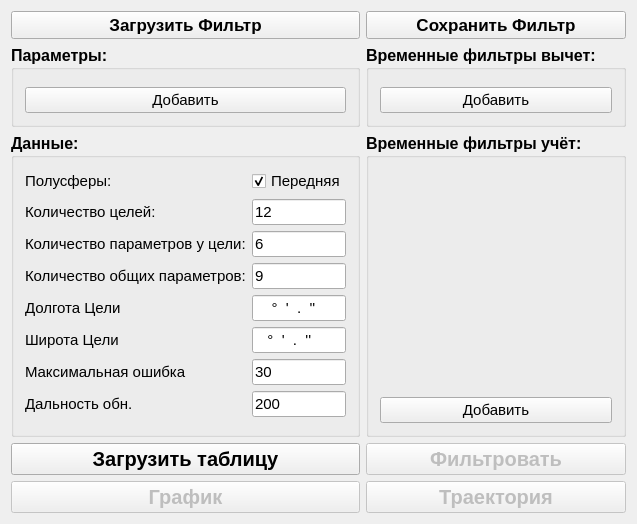
<?xml version="1.0" encoding="UTF-8"?>
<ui version="4.0">
 <class>MainWindow</class>
 <widget class="QMainWindow" name="MainWindow">
  <property name="geometry">
   <rect>
    <x>0</x>
    <y>0</y>
    <width>621</width>
    <height>493</height>
   </rect>
  </property>
  <property name="windowTitle">
   <string>L150</string>
  </property>
  <widget class="QWidget" name="centralWidget">
   <layout class="QGridLayout" name="gridLayout_5">
    <item row="2" column="0" colspan="3">
     <widget class="QGroupBox" name="groupBox_2">
      <property name="font">
       <font>
        <pointsize>12</pointsize>
        <weight>75</weight>
        <bold>true</bold>
       </font>
      </property>
      <property name="title">
       <string>Данные:</string>
      </property>
      <layout class="QGridLayout" name="gridLayout_2">
       <item row="2" column="1">
        <widget class="QLineEdit" name="lineEdit_9">
         <property name="font">
          <font>
           <pointsize>11</pointsize>
           <weight>50</weight>
           <bold>false</bold>
          </font>
         </property>
         <property name="text">
          <string>6</string>
         </property>
        </widget>
       </item>
       <item row="6" column="0">
        <widget class="QLabel" name="label_6">
         <property name="font">
          <font>
           <pointsize>11</pointsize>
           <weight>50</weight>
           <bold>false</bold>
          </font>
         </property>
         <property name="text">
          <string>Максимальная ошибка</string>
         </property>
        </widget>
       </item>
       <item row="4" column="0">
        <widget class="QLabel" name="label_3">
         <property name="font">
          <font>
           <pointsize>11</pointsize>
           <weight>50</weight>
           <bold>false</bold>
          </font>
         </property>
         <property name="text">
          <string>Долгота Цели</string>
         </property>
        </widget>
       </item>
       <item row="0" column="1">
        <widget class="QCheckBox" name="checkBox">
         <property name="font">
          <font>
           <pointsize>11</pointsize>
           <weight>50</weight>
           <bold>false</bold>
          </font>
         </property>
         <property name="text">
          <string>Передняя</string>
         </property>
         <property name="checked">
          <bool>true</bool>
         </property>
        </widget>
       </item>
       <item row="0" column="0">
        <widget class="QLabel" name="label_2">
         <property name="font">
          <font>
           <pointsize>11</pointsize>
           <weight>50</weight>
           <bold>false</bold>
          </font>
         </property>
         <property name="text">
          <string>Полусферы:</string>
         </property>
        </widget>
       </item>
       <item row="1" column="0">
        <widget class="QLabel" name="label_10">
         <property name="font">
          <font>
           <pointsize>11</pointsize>
           <weight>50</weight>
           <bold>false</bold>
          </font>
         </property>
         <property name="text">
          <string>Количество целей:</string>
         </property>
        </widget>
       </item>
       <item row="3" column="0">
        <widget class="QLabel" name="label_11">
         <property name="font">
          <font>
           <pointsize>11</pointsize>
           <weight>50</weight>
           <bold>false</bold>
          </font>
         </property>
         <property name="text">
          <string>Количество общих параметров:</string>
         </property>
        </widget>
       </item>
       <item row="2" column="0">
        <widget class="QLabel" name="label_12">
         <property name="font">
          <font>
           <pointsize>11</pointsize>
           <weight>50</weight>
           <bold>false</bold>
          </font>
         </property>
         <property name="text">
          <string>Количество параметров у цели:</string>
         </property>
        </widget>
       </item>
       <item row="1" column="1">
        <widget class="QLineEdit" name="lineEdit_7">
         <property name="font">
          <font>
           <pointsize>11</pointsize>
           <weight>50</weight>
           <bold>false</bold>
          </font>
         </property>
         <property name="text">
          <string>12</string>
         </property>
        </widget>
       </item>
       <item row="3" column="1">
        <widget class="QLineEdit" name="lineEdit_8">
         <property name="font">
          <font>
           <pointsize>11</pointsize>
           <weight>50</weight>
           <bold>false</bold>
          </font>
         </property>
         <property name="text">
          <string>9</string>
         </property>
        </widget>
       </item>
       <item row="5" column="1">
        <widget class="QLineEdit" name="lineEdit_4">
         <property name="font">
          <font>
           <pointsize>11</pointsize>
           <weight>50</weight>
           <bold>false</bold>
          </font>
         </property>
         <property name="inputMask">
          <string>&gt;A99°99'99.99''</string>
         </property>
        </widget>
       </item>
       <item row="4" column="1">
        <widget class="QLineEdit" name="lineEdit_3">
         <property name="font">
          <font>
           <pointsize>11</pointsize>
           <weight>50</weight>
           <bold>false</bold>
          </font>
         </property>
         <property name="inputMask">
          <string>&gt;AB99°99'99.99''</string>
         </property>
         <property name="text">
          <string>°'.''</string>
         </property>
        </widget>
       </item>
       <item row="5" column="0">
        <widget class="QLabel" name="label_4">
         <property name="font">
          <font>
           <pointsize>11</pointsize>
           <weight>50</weight>
           <bold>false</bold>
          </font>
         </property>
         <property name="text">
          <string>Широта Цели</string>
         </property>
        </widget>
       </item>
       <item row="6" column="1">
        <widget class="QLineEdit" name="lineEdit_5">
         <property name="font">
          <font>
           <pointsize>11</pointsize>
           <weight>50</weight>
           <bold>false</bold>
          </font>
         </property>
         <property name="text">
          <string>30</string>
         </property>
        </widget>
       </item>
       <item row="7" column="0">
        <widget class="QLabel" name="label_8">
         <property name="font">
          <font>
           <pointsize>11</pointsize>
           <weight>50</weight>
           <bold>false</bold>
          </font>
         </property>
         <property name="text">
          <string>Дальность обн.</string>
         </property>
        </widget>
       </item>
       <item row="7" column="1">
        <widget class="QLineEdit" name="lineEdit_6">
         <property name="font">
          <font>
           <pointsize>11</pointsize>
           <weight>50</weight>
           <bold>false</bold>
          </font>
         </property>
         <property name="text">
          <string>200</string>
         </property>
        </widget>
       </item>
       <item row="8" column="0" colspan="2">
        <widget class="QWidget" name="widget_2" native="true">
         <property name="maximumSize">
          <size>
           <width>16777215</width>
           <height>0</height>
          </size>
         </property>
        </widget>
       </item>
      </layout>
     </widget>
    </item>
    <item row="1" column="0" colspan="3">
     <widget class="QGroupBox" name="groupBox">
      <property name="font">
       <font>
        <pointsize>12</pointsize>
        <weight>75</weight>
        <bold>true</bold>
       </font>
      </property>
      <property name="title">
       <string>Параметры:</string>
      </property>
      <layout class="QGridLayout" name="gridLayout">
       <item row="0" column="0">
        <widget class="QWidget" name="widget" native="true">
         <property name="font">
          <font>
           <pointsize>11</pointsize>
           <weight>50</weight>
           <bold>false</bold>
          </font>
         </property>
        </widget>
       </item>
       <item row="1" column="0">
        <widget class="QPushButton" name="pushButton_2">
         <property name="font">
          <font>
           <pointsize>11</pointsize>
           <weight>50</weight>
           <bold>false</bold>
          </font>
         </property>
         <property name="text">
          <string>Добавить</string>
         </property>
        </widget>
       </item>
      </layout>
     </widget>
    </item>
    <item row="1" column="3">
     <widget class="QGroupBox" name="groupBox_3">
      <property name="font">
       <font>
        <pointsize>12</pointsize>
        <weight>75</weight>
        <bold>true</bold>
       </font>
      </property>
      <property name="title">
       <string>Временные фильтры вычет:</string>
      </property>
      <layout class="QGridLayout" name="gridLayout_3">
       <item row="0" column="0">
        <widget class="QWidget" name="widget_3" native="true">
         <property name="font">
          <font>
           <pointsize>11</pointsize>
           <weight>50</weight>
           <bold>false</bold>
          </font>
         </property>
        </widget>
       </item>
       <item row="1" column="0">
        <widget class="QPushButton" name="pushButton_9">
         <property name="font">
          <font>
           <pointsize>11</pointsize>
           <weight>50</weight>
           <bold>false</bold>
          </font>
         </property>
         <property name="text">
          <string>Добавить</string>
         </property>
        </widget>
       </item>
      </layout>
     </widget>
    </item>
    <item row="2" column="3">
     <widget class="QGroupBox" name="groupBox_4">
      <property name="font">
       <font>
        <pointsize>12</pointsize>
        <weight>75</weight>
        <bold>true</bold>
       </font>
      </property>
      <property name="title">
       <string>Временные фильтры учёт:</string>
      </property>
      <layout class="QGridLayout" name="gridLayout_4">
       <item row="0" column="0">
        <widget class="QWidget" name="widget_4" native="true">
         <property name="font">
          <font>
           <pointsize>11</pointsize>
           <weight>50</weight>
           <bold>false</bold>
          </font>
         </property>
        </widget>
       </item>
       <item row="1" column="0">
        <widget class="QPushButton" name="pushButton_8">
         <property name="font">
          <font>
           <pointsize>11</pointsize>
           <weight>50</weight>
           <bold>false</bold>
          </font>
         </property>
         <property name="text">
          <string>Добавить</string>
         </property>
        </widget>
       </item>
      </layout>
     </widget>
    </item>
    <item row="6" column="3">
     <widget class="QPushButton" name="pushButton_3">
      <property name="enabled">
       <bool>false</bool>
      </property>
      <property name="font">
       <font>
        <pointsize>15</pointsize>
        <weight>75</weight>
        <bold>true</bold>
       </font>
      </property>
      <property name="text">
       <string>Фильтровать</string>
      </property>
     </widget>
    </item>
    <item row="6" column="0" colspan="3">
     <widget class="QPushButton" name="pushButton">
      <property name="font">
       <font>
        <pointsize>15</pointsize>
        <weight>75</weight>
        <bold>true</bold>
       </font>
      </property>
      <property name="text">
       <string>Загрузить таблицу</string>
      </property>
     </widget>
    </item>
    <item row="8" column="3">
     <widget class="QPushButton" name="pushButton_7">
      <property name="enabled">
       <bool>false</bool>
      </property>
      <property name="font">
       <font>
        <pointsize>15</pointsize>
        <weight>75</weight>
        <bold>true</bold>
       </font>
      </property>
      <property name="text">
       <string>Траектория</string>
      </property>
     </widget>
    </item>
    <item row="8" column="0" colspan="3">
     <widget class="QPushButton" name="pushButton_4">
      <property name="enabled">
       <bool>false</bool>
      </property>
      <property name="font">
       <font>
        <pointsize>15</pointsize>
        <weight>75</weight>
        <bold>true</bold>
       </font>
      </property>
      <property name="text">
       <string>График</string>
      </property>
     </widget>
    </item>
    <item row="0" column="3">
     <widget class="QPushButton" name="pushButton_6">
      <property name="font">
       <font>
        <pointsize>13</pointsize>
        <weight>75</weight>
        <bold>true</bold>
       </font>
      </property>
      <property name="text">
       <string>Сохранить Фильтр</string>
      </property>
     </widget>
    </item>
    <item row="0" column="0" colspan="3">
     <widget class="QPushButton" name="pushButton_5">
      <property name="font">
       <font>
        <pointsize>13</pointsize>
        <weight>75</weight>
        <bold>true</bold>
       </font>
      </property>
      <property name="text">
       <string>Загрузить Фильтр</string>
      </property>
     </widget>
    </item>
   </layout>
  </widget>
 </widget>
 <layoutdefault spacing="6" margin="11"/>
 <resources/>
 <connections/>
</ui>
